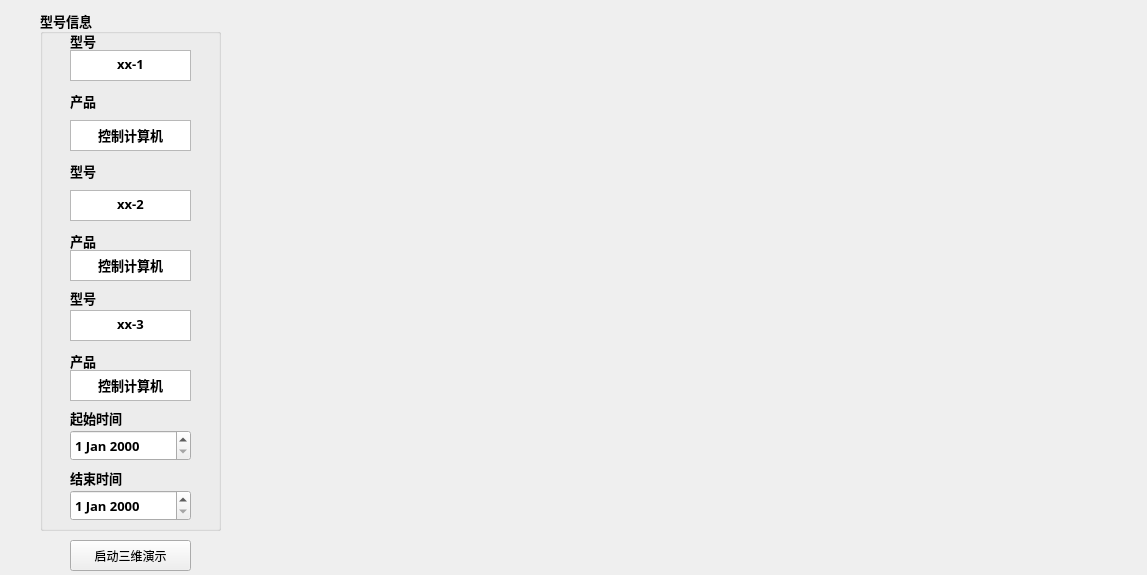
<?xml version="1.0" encoding="UTF-8"?>
<ui version="4.0">
 <class>inputdata</class>
 <widget class="QWidget" name="inputdata">
  <property name="geometry">
   <rect>
    <x>0</x>
    <y>0</y>
    <width>1147</width>
    <height>575</height>
   </rect>
  </property>
  <property name="windowTitle">
   <string>inputdata</string>
  </property>
  <widget class="QGroupBox" name="groupBox">
   <property name="geometry">
    <rect>
     <x>40</x>
     <y>10</y>
     <width>181</width>
     <height>521</height>
    </rect>
   </property>
   <property name="font">
    <font>
     <family>Aharoni</family>
     <pointsize>10</pointsize>
     <weight>75</weight>
     <bold>true</bold>
    </font>
   </property>
   <property name="title">
    <string>型号信息</string>
   </property>
   <widget class="QTextEdit" name="textEdit_2">
    <property name="geometry">
     <rect>
      <x>30</x>
      <y>110</y>
      <width>121</width>
      <height>31</height>
     </rect>
    </property>
    <property name="html">
     <string>&lt;!DOCTYPE HTML PUBLIC &quot;-//W3C//DTD HTML 4.0//EN&quot; &quot;http://www.w3.org/TR/REC-html40/strict.dtd&quot;&gt;
&lt;html&gt;&lt;head&gt;&lt;meta name=&quot;qrichtext&quot; content=&quot;1&quot; /&gt;&lt;style type=&quot;text/css&quot;&gt;
p, li { white-space: pre-wrap; }
&lt;/style&gt;&lt;/head&gt;&lt;body style=&quot; font-family:'Aharoni'; font-size:10pt; font-weight:600; font-style:normal;&quot;&gt;
&lt;p align=&quot;center&quot; style=&quot; margin-top:0px; margin-bottom:0px; margin-left:0px; margin-right:0px; -qt-block-indent:0; text-indent:0px;&quot;&gt;控制计算机&lt;/p&gt;&lt;/body&gt;&lt;/html&gt;</string>
    </property>
   </widget>
   <widget class="QLabel" name="label_3">
    <property name="geometry">
     <rect>
      <x>30</x>
      <y>150</y>
      <width>44</width>
      <height>21</height>
     </rect>
    </property>
    <property name="text">
     <string>型号</string>
    </property>
   </widget>
   <widget class="QTextEdit" name="textEdit_4">
    <property name="geometry">
     <rect>
      <x>30</x>
      <y>180</y>
      <width>121</width>
      <height>31</height>
     </rect>
    </property>
    <property name="html">
     <string>&lt;!DOCTYPE HTML PUBLIC &quot;-//W3C//DTD HTML 4.0//EN&quot; &quot;http://www.w3.org/TR/REC-html40/strict.dtd&quot;&gt;
&lt;html&gt;&lt;head&gt;&lt;meta name=&quot;qrichtext&quot; content=&quot;1&quot; /&gt;&lt;style type=&quot;text/css&quot;&gt;
p, li { white-space: pre-wrap; }
&lt;/style&gt;&lt;/head&gt;&lt;body style=&quot; font-family:'Aharoni'; font-size:10pt; font-weight:600; font-style:normal;&quot;&gt;
&lt;p align=&quot;center&quot; style=&quot; margin-top:0px; margin-bottom:0px; margin-left:0px; margin-right:0px; -qt-block-indent:0; text-indent:0px;&quot;&gt;xx-2&lt;/p&gt;&lt;/body&gt;&lt;/html&gt;</string>
    </property>
   </widget>
   <widget class="QTextEdit" name="textEdit_6">
    <property name="geometry">
     <rect>
      <x>30</x>
      <y>240</y>
      <width>121</width>
      <height>31</height>
     </rect>
    </property>
    <property name="html">
     <string>&lt;!DOCTYPE HTML PUBLIC &quot;-//W3C//DTD HTML 4.0//EN&quot; &quot;http://www.w3.org/TR/REC-html40/strict.dtd&quot;&gt;
&lt;html&gt;&lt;head&gt;&lt;meta name=&quot;qrichtext&quot; content=&quot;1&quot; /&gt;&lt;style type=&quot;text/css&quot;&gt;
p, li { white-space: pre-wrap; }
&lt;/style&gt;&lt;/head&gt;&lt;body style=&quot; font-family:'Aharoni'; font-size:10pt; font-weight:600; font-style:normal;&quot;&gt;
&lt;p align=&quot;center&quot; style=&quot; margin-top:0px; margin-bottom:0px; margin-left:0px; margin-right:0px; -qt-block-indent:0; text-indent:0px;&quot;&gt;控制计算机&lt;/p&gt;&lt;/body&gt;&lt;/html&gt;</string>
    </property>
   </widget>
   <widget class="QLabel" name="label_5">
    <property name="geometry">
     <rect>
      <x>30</x>
      <y>280</y>
      <width>44</width>
      <height>16</height>
     </rect>
    </property>
    <property name="text">
     <string>型号</string>
    </property>
   </widget>
   <widget class="QTextEdit" name="textEdit_3">
    <property name="geometry">
     <rect>
      <x>30</x>
      <y>300</y>
      <width>121</width>
      <height>31</height>
     </rect>
    </property>
    <property name="html">
     <string>&lt;!DOCTYPE HTML PUBLIC &quot;-//W3C//DTD HTML 4.0//EN&quot; &quot;http://www.w3.org/TR/REC-html40/strict.dtd&quot;&gt;
&lt;html&gt;&lt;head&gt;&lt;meta name=&quot;qrichtext&quot; content=&quot;1&quot; /&gt;&lt;style type=&quot;text/css&quot;&gt;
p, li { white-space: pre-wrap; }
&lt;/style&gt;&lt;/head&gt;&lt;body style=&quot; font-family:'Aharoni'; font-size:10pt; font-weight:600; font-style:normal;&quot;&gt;
&lt;p align=&quot;center&quot; style=&quot; margin-top:0px; margin-bottom:0px; margin-left:0px; margin-right:0px; -qt-block-indent:0; text-indent:0px;&quot;&gt;xx-3&lt;/p&gt;&lt;/body&gt;&lt;/html&gt;</string>
    </property>
   </widget>
   <widget class="QTextEdit" name="textEdit_5">
    <property name="geometry">
     <rect>
      <x>30</x>
      <y>360</y>
      <width>121</width>
      <height>31</height>
     </rect>
    </property>
    <property name="html">
     <string>&lt;!DOCTYPE HTML PUBLIC &quot;-//W3C//DTD HTML 4.0//EN&quot; &quot;http://www.w3.org/TR/REC-html40/strict.dtd&quot;&gt;
&lt;html&gt;&lt;head&gt;&lt;meta name=&quot;qrichtext&quot; content=&quot;1&quot; /&gt;&lt;style type=&quot;text/css&quot;&gt;
p, li { white-space: pre-wrap; }
&lt;/style&gt;&lt;/head&gt;&lt;body style=&quot; font-family:'Aharoni'; font-size:10pt; font-weight:600; font-style:normal;&quot;&gt;
&lt;p align=&quot;center&quot; style=&quot; margin-top:0px; margin-bottom:0px; margin-left:0px; margin-right:0px; -qt-block-indent:0; text-indent:0px;&quot;&gt;控制计算机&lt;/p&gt;&lt;/body&gt;&lt;/html&gt;</string>
    </property>
   </widget>
   <widget class="QLabel" name="label_8">
    <property name="geometry">
     <rect>
      <x>30</x>
      <y>400</y>
      <width>61</width>
      <height>16</height>
     </rect>
    </property>
    <property name="text">
     <string>起始时间</string>
    </property>
   </widget>
   <widget class="QDateEdit" name="dateEdit">
    <property name="geometry">
     <rect>
      <x>30</x>
      <y>420</y>
      <width>121</width>
      <height>31</height>
     </rect>
    </property>
   </widget>
   <widget class="QLabel" name="label_7">
    <property name="geometry">
     <rect>
      <x>30</x>
      <y>460</y>
      <width>61</width>
      <height>16</height>
     </rect>
    </property>
    <property name="text">
     <string>结束时间</string>
    </property>
   </widget>
   <widget class="QDateEdit" name="dateEdit_2">
    <property name="geometry">
     <rect>
      <x>30</x>
      <y>480</y>
      <width>121</width>
      <height>31</height>
     </rect>
    </property>
   </widget>
   <widget class="QTextEdit" name="textEdit">
    <property name="geometry">
     <rect>
      <x>30</x>
      <y>40</y>
      <width>121</width>
      <height>31</height>
     </rect>
    </property>
    <property name="html">
     <string>&lt;!DOCTYPE HTML PUBLIC &quot;-//W3C//DTD HTML 4.0//EN&quot; &quot;http://www.w3.org/TR/REC-html40/strict.dtd&quot;&gt;
&lt;html&gt;&lt;head&gt;&lt;meta name=&quot;qrichtext&quot; content=&quot;1&quot; /&gt;&lt;style type=&quot;text/css&quot;&gt;
p, li { white-space: pre-wrap; }
&lt;/style&gt;&lt;/head&gt;&lt;body style=&quot; font-family:'Aharoni'; font-size:10pt; font-weight:600; font-style:normal;&quot;&gt;
&lt;p align=&quot;center&quot; style=&quot; margin-top:0px; margin-bottom:0px; margin-left:0px; margin-right:0px; -qt-block-indent:0; text-indent:0px;&quot;&gt;xx-1&lt;/p&gt;&lt;/body&gt;&lt;/html&gt;</string>
    </property>
   </widget>
   <widget class="QLabel" name="label">
    <property name="geometry">
     <rect>
      <x>30</x>
      <y>20</y>
      <width>51</width>
      <height>21</height>
     </rect>
    </property>
    <property name="text">
     <string>型号</string>
    </property>
   </widget>
   <widget class="QLabel" name="label_9">
    <property name="geometry">
     <rect>
      <x>30</x>
      <y>80</y>
      <width>54</width>
      <height>21</height>
     </rect>
    </property>
    <property name="text">
     <string>产品</string>
    </property>
   </widget>
   <widget class="QLabel" name="label_10">
    <property name="geometry">
     <rect>
      <x>30</x>
      <y>220</y>
      <width>54</width>
      <height>21</height>
     </rect>
    </property>
    <property name="text">
     <string>产品</string>
    </property>
   </widget>
   <widget class="QLabel" name="label_11">
    <property name="geometry">
     <rect>
      <x>30</x>
      <y>340</y>
      <width>54</width>
      <height>21</height>
     </rect>
    </property>
    <property name="text">
     <string>产品</string>
    </property>
   </widget>
  </widget>
  <widget class="QWidget" name="gridLayoutWidget">
   <property name="geometry">
    <rect>
     <x>250</x>
     <y>20</y>
     <width>881</width>
     <height>551</height>
    </rect>
   </property>
   <layout class="QGridLayout" name="gridLayout"/>
  </widget>
  <widget class="QPushButton" name="pushButton">
   <property name="geometry">
    <rect>
     <x>70</x>
     <y>540</y>
     <width>121</width>
     <height>31</height>
    </rect>
   </property>
   <property name="text">
    <string>启动三维演示</string>
   </property>
  </widget>
  <zorder>groupBox</zorder>
  <zorder>gridLayoutWidget</zorder>
  <zorder>pushButton</zorder>
  <zorder>pushButton</zorder>
 </widget>
 <layoutdefault spacing="6" margin="11"/>
 <resources/>
 <connections/>
</ui>
